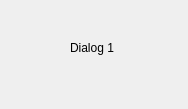
<?xml version="1.0" encoding="UTF-8"?>
<ui version="4.0">
 <class>Dialog</class>
 <widget class="QDialog" name="Dialog">
  <property name="geometry">
   <rect>
    <x>0</x>
    <y>0</y>
    <width>188</width>
    <height>109</height>
   </rect>
  </property>
  <property name="windowTitle">
   <string>Dialog</string>
  </property>
  <widget class="QLabel" name="label">
   <property name="geometry">
    <rect>
     <x>70</x>
     <y>40</y>
     <width>61</width>
     <height>16</height>
    </rect>
   </property>
   <property name="text">
    <string>Dialog 1</string>
   </property>
  </widget>
 </widget>
 <resources/>
 <connections/>
</ui>
